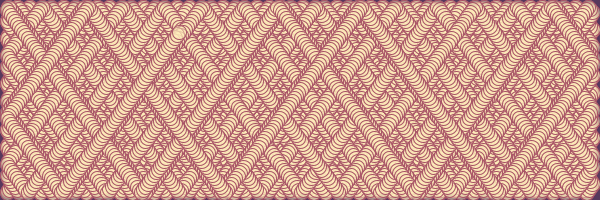
Frame 1 (no input)
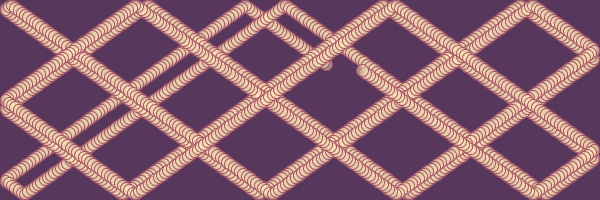
Frame 2 (the mouse pressed at the canvas centre, redrawn once)

The Processing sketch that drew these frames (run headless with seeded random() and noise(); the mouse was pressed at the canvas centre and the sketch redrawn once):

// Processing sketch: processing_175394
// ── processing_175394.pde

float ellipseSize = 30;
float x = 300;
float y = 100;

float velocityX = 1;
float velocityY = 1;

void setup ()
{
  size (600, 200);
  smooth();

  initValues ();

  background (#57385c);
  noLoop();
}

void draw ()
{
  background (#57385c);
  
  int numberOfRepetition = (int) random (1000, 30000);
  int i = 0;
  
  while (i < numberOfRepetition ) {

      moveEllipse ();
      checkEdges ();
      displayEllipse ();
      i = i + 1;
  }
}

void checkEdges ()
{
  if (x < ellipseSize / 2) 
  {
    x = ellipseSize / 2;
    velocityX = velocityX * -1;
  }
  else if (x > width- ellipseSize / 2) 
  {
    x = width- ellipseSize / 2;
    velocityX = velocityX * -1;
  }
  
  if (y < ellipseSize / 2) 
  {
    y = ellipseSize / 2;
    velocityY = velocityY * -1;
  }
  else if (y > height- ellipseSize / 2) 
  {
    y = height- ellipseSize / 2;
    velocityY = velocityY* -1;
  }
}

void initValues ()
{

  ellipseSize = random (5, 20);

  x = random (width);
  y = random (height);

  velocityX = random (-4, 4);
  velocityY = random (-4, 4);
}

void moveEllipse ()
{
  x = x+velocityX;
  y = y+velocityY;
}

void displayEllipse ()
{

  fill (#ffedbc, 120);
  stroke (#A75265);

  ellipse (x, y, ellipseSize, ellipseSize);
}

void mousePressed ()
{
  initValues ();
  redraw();
}
